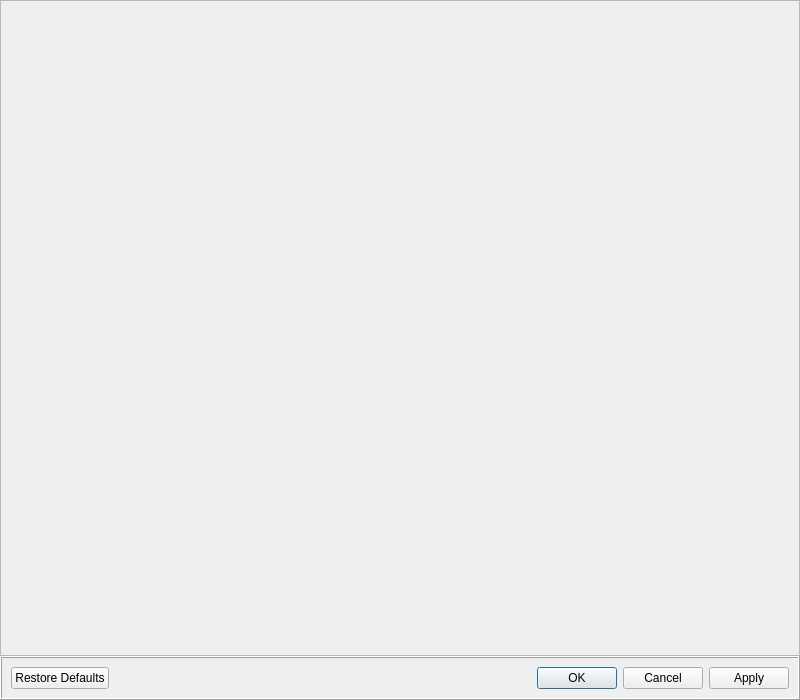
<?xml version="1.0" encoding="UTF-8"?>
<ui version="4.0">
 <class>ShortcutsEditor</class>
 <widget class="QMainWindow" name="ShortcutsEditor">
  <property name="geometry">
   <rect>
    <x>0</x>
    <y>0</y>
    <width>800</width>
    <height>700</height>
   </rect>
  </property>
  <property name="windowTitle">
   <string>Shortcuts Editor</string>
  </property>
  <widget class="QWidget" name="centralwidget">
   <layout class="QVBoxLayout" name="verticalLayout">
    <property name="spacing">
     <number>0</number>
    </property>
    <property name="leftMargin">
     <number>0</number>
    </property>
    <property name="topMargin">
     <number>0</number>
    </property>
    <property name="rightMargin">
     <number>0</number>
    </property>
    <property name="bottomMargin">
     <number>0</number>
    </property>
    <item>
     <widget class="QScrollArea" name="scrollArea_Shortcuts">
      <property name="sizePolicy">
       <sizepolicy hsizetype="MinimumExpanding" vsizetype="Expanding">
        <horstretch>0</horstretch>
        <verstretch>0</verstretch>
       </sizepolicy>
      </property>
      <property name="frameShadow">
       <enum>QFrame::Plain</enum>
      </property>
      <property name="lineWidth">
       <number>0</number>
      </property>
      <property name="widgetResizable">
       <bool>true</bool>
      </property>
      <widget class="QWidget" name="scrollAreaWidgetContents_Shortcuts">
       <property name="geometry">
        <rect>
         <x>0</x>
         <y>0</y>
         <width>794</width>
         <height>642</height>
        </rect>
       </property>
      </widget>
     </widget>
    </item>
    <item>
     <widget class="QFrame" name="frame">
      <property name="frameShape">
       <enum>QFrame::Box</enum>
      </property>
      <property name="frameShadow">
       <enum>QFrame::Raised</enum>
      </property>
      <layout class="QVBoxLayout" name="verticalLayout_2">
       <item>
        <widget class="QDialogButtonBox" name="buttonBox">
         <property name="standardButtons">
          <set>QDialogButtonBox::Apply|QDialogButtonBox::Cancel|QDialogButtonBox::Ok|QDialogButtonBox::RestoreDefaults</set>
         </property>
         <property name="centerButtons">
          <bool>false</bool>
         </property>
        </widget>
       </item>
      </layout>
     </widget>
    </item>
   </layout>
  </widget>
 </widget>
 <resources/>
 <connections/>
</ui>
